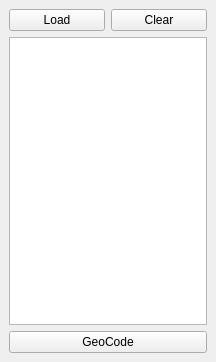
<?xml version="1.0" encoding="UTF-8"?>
<ui version="4.0">
 <class>GeoCodeDockWidgetBase</class>
 <widget class="QDockWidget" name="GeoCodeDockWidgetBase">
  <property name="geometry">
   <rect>
    <x>0</x>
    <y>0</y>
    <width>216</width>
    <height>362</height>
   </rect>
  </property>
  <property name="windowTitle">
   <string>GeoCode</string>
  </property>
  <widget class="QWidget" name="dockWidgetContents">
   <layout class="QGridLayout" name="gridLayout">
    <item row="3" column="1" colspan="2">
     <widget class="QPushButton" name="pushButtonGeoCode">
      <property name="text">
       <string>GeoCode</string>
      </property>
     </widget>
    </item>
    <item row="2" column="1" colspan="2">
     <widget class="QTextEdit" name="textPreview">
      <property name="sizePolicy">
       <sizepolicy hsizetype="Expanding" vsizetype="Expanding">
        <horstretch>0</horstretch>
        <verstretch>0</verstretch>
       </sizepolicy>
      </property>
      <property name="readOnly">
       <bool>false</bool>
      </property>
     </widget>
    </item>
    <item row="1" column="1">
     <widget class="QPushButton" name="pushButtonLoad">
      <property name="maximumSize">
       <size>
        <width>120</width>
        <height>16777215</height>
       </size>
      </property>
      <property name="text">
       <string>Load</string>
      </property>
     </widget>
    </item>
    <item row="1" column="2">
     <widget class="QPushButton" name="pushButtonClear">
      <property name="maximumSize">
       <size>
        <width>120</width>
        <height>16777215</height>
       </size>
      </property>
      <property name="text">
       <string>Clear</string>
      </property>
     </widget>
    </item>
   </layout>
  </widget>
 </widget>
 <resources/>
 <connections/>
</ui>
